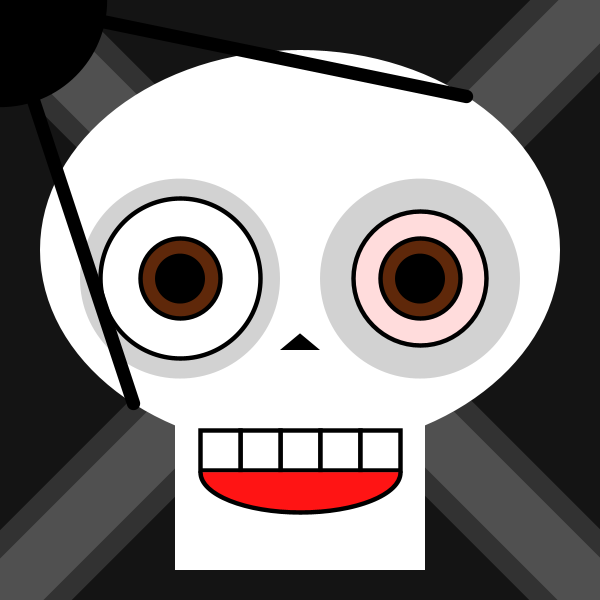
Frame 1 (no input)
Frame 60 (the mouse pressed at the canvas centre just before this capture): identical to frame 1, image omitted
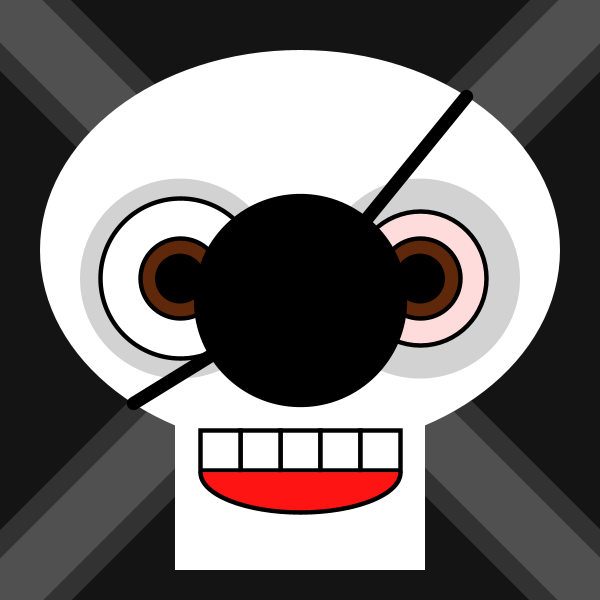
Frame 120 (the mouse held since frame 60 and released just before this capture)

The Processing sketch that drew these frames (run headless with seeded random() and noise(); from frame 60 on, the mouse is pressed at the canvas centre):

// Processing sketch: processing_422
// ── processing_422.pde

boolean happySad=true;
boolean click;
//basics

void setup() {
click=false;
size(600,600);
smooth();
}

void draw() {
flag();
skull(300,250,400);

if(happySad=true){
  smile(300,250,400);
}
else{
  creepyTeeth(300,250,400);
}
eyePatch(300,250,400);
}
void mousePressed(){
  happySad=false;
}

//Eye Patch_____________________________________________________________________
void eyePatch(float x,float y,float sze){
float a = ((sze*1.3)/2);
float b= sze/2;
float c= sqrt((a*a)-(b*b));
float e=c/a;
float l = a*(1-(e*e));
float patchX=0;
float patchY=0;

fill(0);
if(click=true){
  patchX=mouseX;
  patchY=mouseY;
}
else{
  patchX=0;
    patchY=0;
}

strokeWeight(sze/30);
stroke(0);
line(x+c,y-l,patchX,patchY);
line(x-c,y+l,patchX,patchY);
ellipse(patchX,patchY,sze/2,sze/2);

}

  

//Flag_________________________________________________________________________
void flag(){
background(20,20,20);
strokeWeight(100);//blacklines
stroke(50,50,50);
line(0,width,width,0);
line(0,0,width,width);

strokeWeight(60);//grey lines
stroke(80,80,80);
line(0,0,width,width);
line(0,width,width,0);
}

//Skull________________________________________________________________________
void skull(float x,float y,float sze){

noStroke();//upper skull
fill(255);
ellipse(x,y,sze*1.3,sze);

rectMode(CENTER);//jaw
rect(x,y+(sze/2),(sze*0.6)+10,(sze*0.6));

//eye socket right
fill(210,210,210);
ellipse((x+(sze*0.3)),(y+(sze/14)),sze/2,sze/2);

//eye socket left
fill(210,210,210);
ellipse((x-(sze*0.3)),(y+(sze/14)),sze/2,sze/2);

stroke(0);//right eye
strokeWeight(sze/90);
fill(255,220,220);
ellipse((x+(sze*0.3)),(y+(sze/14)),sze/3,sze/3);

fill(255);//left eye
ellipse((x-(sze*0.3)),(y+(sze/14)),sze/2.5,sze/2.5);

fill(95,40,10);//right iris
ellipse((x+(sze*0.3)),(y+(sze/14)),sze/5,sze/5);

fill(95,40,10);//left iris
ellipse((x-(sze*0.3)),(y+(sze/14)),sze/5,sze/5);

noStroke();

fill(0);//right pupil
ellipse((x+(sze*0.3)),(y+(sze/14)),sze/8,sze/8);

fill(0);//left pupil
ellipse((x-(sze*0.3)),(y+(sze/14)),sze/8,sze/8);

fill(0);//nose
triangle((x-(sze/20)),(y+(sze/4)),x,(y+(sze/4.8)),(x+(sze/20)),(y+(sze/4)));

}

// Creepy Teeth_________________________________________________________________
void creepyTeeth(float x,float y,float sze){
  //teeth
strokeWeight(sze/90);
stroke(0);
fill(255);
rect(x,y+(sze/2),(sze*0.1),(sze*0.1));
rect((x+(sze*0.1)),y+(sze/2),(sze*0.1),(sze*0.1));
rect((x-(sze*0.1)),y+(sze/2),(sze*0.1),(sze*0.1));
rect((x-(sze*0.2)),y+(sze/2),(sze*0.1),(sze*0.1));
rect((x+(sze*0.2)),y+(sze/2),(sze*0.1),(sze*0.1));
rect(x,y+(sze/2),(sze*0.1),(sze*0.1));

rect((x+(sze*0.1)),y+(sze/1.65),(sze*0.1),(sze*0.1));
rect((x-(sze*0.1)),y+(sze/1.65),(sze*0.1),(sze*0.1));
rect((x-(sze*0.2)),y+(sze/1.65),(sze*0.1),(sze*0.1));
rect((x+(sze*0.2)),y+(sze/1.65),(sze*0.1),(sze*0.1));
rect(x,y+(sze/1.65),(sze*0.1),(sze*0.1));
noStroke();}

//Smike_________________________________________________________________________
void smile(float x, float y ,float sze)
{
strokeWeight(sze/90);
stroke(0);
fill(255);
rect(x,y+(sze/2),(sze*0.1),(sze*0.1));
rect((x+(sze*0.1)),y+(sze/2),(sze*0.1),(sze*0.1));
rect((x-(sze*0.1)),y+(sze/2),(sze*0.1),(sze*0.1));
rect((x-(sze*0.2)),y+(sze/2),(sze*0.1),(sze*0.1));
rect((x+(sze*0.2)),y+(sze/2),(sze*0.1),(sze*0.1));

fill(255,20,20);
arc((x),y+(sze/1.8),(sze*0.5),(sze*.2),0,PI);
}
